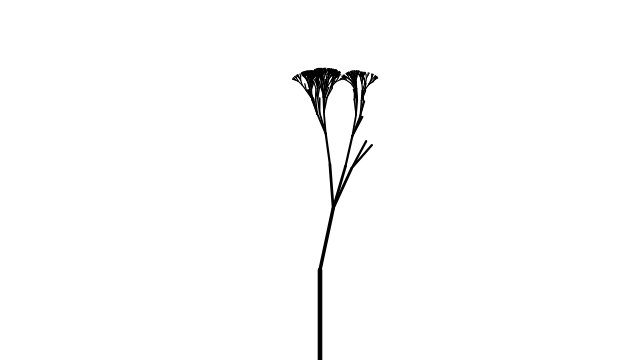
Frame 1 (no input)
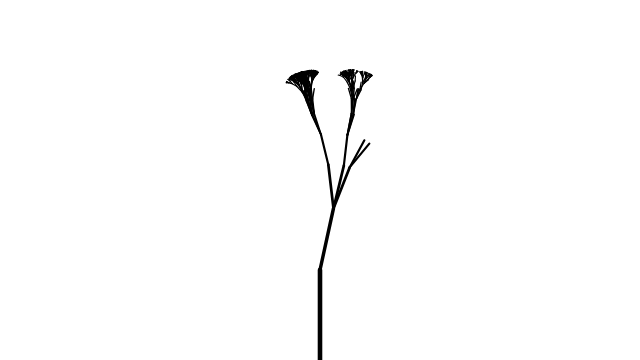
Frame 60 (no input)
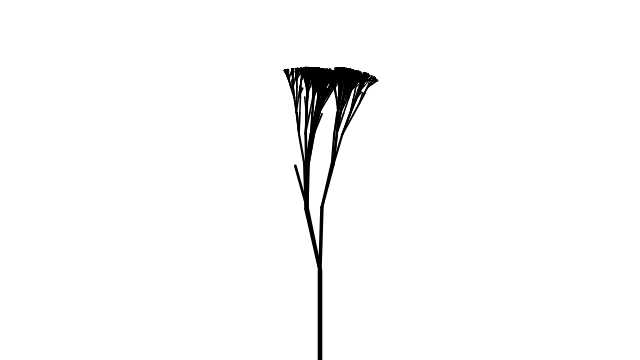
Frame 120 (the mouse pressed at the canvas centre since frame 60)

The p5.js sketch that drew these frames (run headless with seeded random() and noise() and a simulated clock; from frame 60 on, the mouse is pressed at the canvas centre):

// p5.js sketch
// ── sketch.js
// The Nature of Code
// Daniel Shiffman
// http://natureofcode.com

// Stochastic Tree with angles fluctuating with Perlin noise
// Nature of Code, Chapter 8

// Perlin noise offset
let yoff = 0;
// Random seed to control randomness while drawing the tree
let seed = 5;


function setup() {
  createCanvas(640, 360);
}

function draw() {
  background(255);
  fill(0);
  //text("Click mouse to generate a new tree", 10, height-20);

  stroke(0);
  // Start the tree from the bottom of the screen
  translate(width/2, height);
  // Move alogn through noise
  yoff += 0.00333;
  randomSeed(seed);
  // Start the recursive branching!
  branch(90, 0);
}


function mousePressed() {
  // New tree starts with new noise offset and new random seed
  yoff = random(1000);
  seed = millis();
}


function branch(h, xoff) {
  // thickness of the branch is mapped to its length
  let sw = map(h, 2, 100, 1, 5);
  strokeWeight(sw);
  // Draw the branch
  line(0, 0, 0, -h);
  // Move along to end
  translate(0, -h);

  // Each branch will be 2/3rds the size of the previous one
  h *= 0.7;

  // Move along through noise space
  xoff += 0.1;

  if (h > 2) {
    // Random number of branches
    let n = floor(random(0, 5));
    for (let i = 0; i < n; i++) {

      // Here the angle is controlled by perlin noise
      // This is a totally arbitrary way to do it, try others!
      let theta = map(noise(xoff+i, yoff), 0, 1, -PI/3, PI/3);
      if (n % 2 == 0) theta *= -1;

      push();      // Save the current state of transformation (i.e. where are we now)
      rotate(theta);     // Rotate by theta
      branch(h, xoff);   // Ok, now call myself to branch again
      pop();       // Whenever we get back here, we "pop" in order to restore the previous matrix state
    }
  }
}
